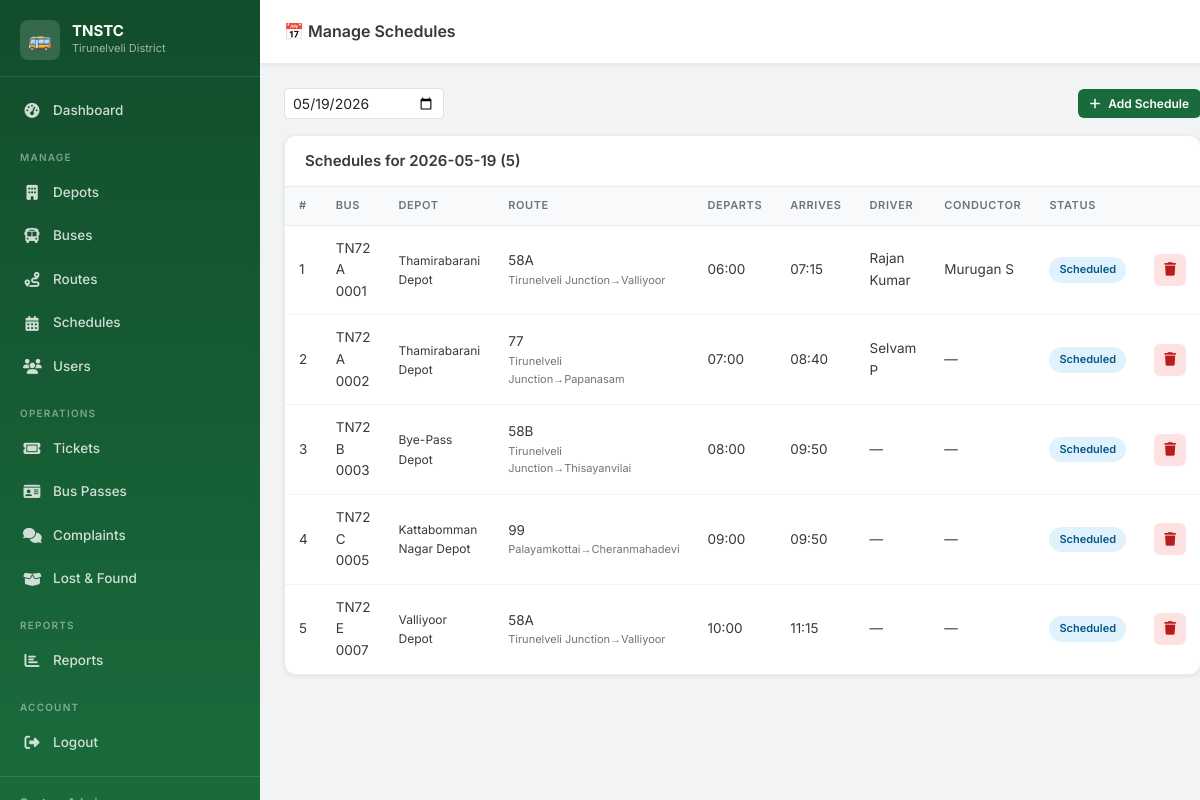
/admin/manage_schedules.php?date=2026-05-19 (signed in), run on the app's committed database.
### tables this page shows
CREATE TABLE IF NOT EXISTS `schedules` (
  `schedule_id`    INT AUTO_INCREMENT PRIMARY KEY,
  `bus_id`         INT  NOT NULL,
  `route_id`       INT  NOT NULL,
  `driver_id`      INT  DEFAULT NULL,
  `conductor_id`   INT  DEFAULT NULL,
  `departure_time` TIME NOT NULL,
  `arrival_time`   TIME NOT NULL,
  `travel_date`    DATE NOT NULL,
  `status`         ENUM('scheduled','in_progress','completed','cancelled','delayed') NOT NULL DEFAULT 'scheduled',
  `delay_reason`   VARCHAR(255) DEFAULT NULL,
  `delay_minutes`  INT DEFAULT 0,
  FOREIGN KEY (`bus_id`)       REFERENCES `buses`(`bus_id`) ON DELETE CASCADE,
  FOREIGN KEY (`route_id`)     REFERENCES `routes`(`route_id`) ON DELETE CASCADE,
  FOREIGN KEY (`driver_id`)    REFERENCES `drivers`(`driver_id`) ON DELETE SET NULL,
  FOREIGN KEY (`conductor_id`) REFERENCES `conductors`(`conductor_id`) ON DELETE SET NULL
);

CREATE TABLE IF NOT EXISTS `buses` (
  `bus_id`       INT AUTO_INCREMENT PRIMARY KEY,
  `bus_number`   VARCHAR(20)  NOT NULL UNIQUE,
  `depot_id`     INT          NOT NULL,
  `bus_type`     ENUM('ordinary','express','super_express','ac','mini') NOT NULL DEFAULT 'ordinary',
  `total_seats`  INT          NOT NULL DEFAULT 40,
  `status`       ENUM('active','maintenance','inactive') NOT NULL DEFAULT 'active',
  FOREIGN KEY (`depot_id`) REFERENCES `depots`(`depot_id`) ON DELETE CASCADE
);

CREATE TABLE IF NOT EXISTS `depots` (
  `depot_id`   INT AUTO_INCREMENT PRIMARY KEY,
  `depot_name` VARCHAR(120) NOT NULL,
  `location`   VARCHAR(200) NOT NULL,
  `district`   VARCHAR(80)  NOT NULL DEFAULT 'Tirunelveli',
  `manager_id` INT          DEFAULT NULL,
  `latitude`   DECIMAL(10,7) DEFAULT NULL,
  `longitude`  DECIMAL(10,7) DEFAULT NULL
);

CREATE TABLE IF NOT EXISTS `routes` (
  `route_id`       INT AUTO_INCREMENT PRIMARY KEY,
  `route_number`   VARCHAR(20)  NOT NULL,
  `source`         VARCHAR(120) NOT NULL,
  `destination`    VARCHAR(120) NOT NULL,
  `distance`       DECIMAL(8,2) NOT NULL COMMENT 'in km',
  `estimated_time` INT          NOT NULL COMMENT 'in minutes'
);

CREATE TABLE IF NOT EXISTS `users` (
  `user_id`    INT AUTO_INCREMENT PRIMARY KEY,
  `name`       VARCHAR(120) NOT NULL,
  `email`      VARCHAR(180) NOT NULL UNIQUE,
  `phone`      VARCHAR(15)  NOT NULL,
  `password`   VARCHAR(255) NOT NULL,
  `role`       ENUM('passenger','driver','conductor','depot_manager','minister','admin') NOT NULL DEFAULT 'passenger',
  `status`     ENUM('active','inactive','pending') NOT NULL DEFAULT 'pending',
  `otp`        VARCHAR(10)  DEFAULT NULL,
  `otp_expiry` DATETIME     DEFAULT NULL,
  `created_at` DATETIME     NOT NULL DEFAULT CURRENT_TIMESTAMP
);

### admin/manage_schedules.php (the view, shortened to what this page needs)
<?php
requireLogin('admin'); $db=getDB(); $flash=getFlash();
$date=$_GET['date']??date('Y-m-d');
$schedules=$db->query("SELECT s.*,b.bus_number,r.route_number,r.source,r.destination,d.depot_name,u1.name driver_name,u2.name conductor_name FROM schedules s JOIN buses b ON b.bus_id=s.bus_id JOIN routes r ON r.route_id=s.route_id JOIN depots d ON d.depot_id=b.depot_id LEFT JOIN drivers dr ON dr.driver_id=s.driver_id LEFT JOIN users u1 ON u1.user_id=dr.user_id LEFT JOIN conductors co ON co.conductor_id=s.conductor_id LEFT JOIN users u2 ON u2.user_id=co.user_id WHERE s.travel_date='$date' ORDER BY s.departure_time")->fetchAll();
$pageTitle='Manage Schedules'; include __DIR__.'/../includes/header.php';
?>
<div class="app-layout"><?php include __DIR__.'/../includes/sidebar_admin.php'; ?>
<div class="main-content">
  <div class="topbar"><button class="sidebar-toggle" id="sidebarToggle"><i class="fa fa-bars"></i></button><div class="topbar-title">📅 Manage Schedules</div></div>
  <div class="page-content">
    <div class="d-flex gap-3 mb-3 align-items-center flex-wrap">
      <form class="d-flex gap-2"><input type="date" name="date" value="<?=htmlspecialchars($date)?>" class="form-control form-control-sm" onchange="this.form.submit()" style="width:160px"></form>
      <button class="btn-primary-custom btn-sm-custom ms-auto" data-bs-toggle="modal" data-bs-target="#addModal"><i class="fa fa-plus"></i> Add Schedule</button>
    </div>
    <div class="table-card">
      <div class="table-header"><h5>Schedules for <?=htmlspecialchars($date)?> (<?=count($schedules)?>)</h5></div>
      <div class="table-responsive"><table class="data-table">
        <thead><tr><th>#</th><th>Bus</th><th>Depot</th><th>Route</th><th>Departs</th><th>Arrives</th><th>Driver</th><th>Conductor</th><th>Status</th><th></th></tr></thead>
        <tbody>
          <?php foreach($schedules as $s): ?>
          <tr>
            <td><?=$s['schedule_id']?></td>
            <td><?=htmlspecialchars($s['bus_number'])?></td>
            <td style="font-size:12px"><?=htmlspecialchars($s['depot_name'])?></td>
            <td><?=htmlspecialchars($s['route_number'])?><div style="font-size:11px;color:#6c757d"><?=htmlspecialchars($s['source'].'→'.$s['destination'])?></div></td>
            <td><?=substr($s['departure_time'],0,5)?></td>
            <td><?=substr($s['arrival_time'],0,5)?></td>
            <td><?=htmlspecialchars($s['driver_name']??'—')?></td>
            <td><?=htmlspecialchars($s['conductor_name']??'—')?></td>
            <td><span class="badge-custom badge-<?=$s['status']==='scheduled'?'info':($s['status']==='in_progress'?'success':($s['status']==='completed'?'secondary':'warning'))?>"><?=ucfirst($s['status'])?></span></td>
            <td><form method="POST" style="display:inline" onsubmit="return confirm('Delete?')"><button type="submit" class="btn-icon delete"><i class="fa fa-trash"></i></button></form></td>
          </tr>
          <?php endforeach; ?>
        </tbody>
      </table></div>
    </div>
  </div>
</div></div>
<?php include __DIR__.'/../includes/footer.php'; ?>

### assets/css/tnstc.css (style rules this page uses)
:root { --primary: #1a6b3c; --primary-dark: #124d2b; --primary-light: #e8f5ee; --accent: #0d6efd; --accent-dark: #0a58ca; --danger: #dc3545; --warning: #ffc107; --success: #198754; --info: #0dcaf0; --white: #ffffff; --gray-50: #f8f9fa; --gray-100: #f1f3f5; --gray-200: #e9ecef; --gray-400: #ced4da; --gray-600: #6c757d; --gray-800: #343a40; --dark: #1a1d23; --sidebar-w: 260px; --topbar-h: 64px; --radius: 12px; --radius-sm: 8px; --shadow-sm: 0 1px 4px rgba(0,0,0,.08); --shadow: 0 4px 20px rgba(0,0,0,.10); --shadow-lg: 0 8px 40px rgba(0,0,0,.14); --transition: .2s ease; }
*, *::before, *::after { box-sizing: border-box; margin: 0; padding: 0; }
html { scroll-behavior: smooth; }
body { font-family: 'Inter', sans-serif; font-size: 14px; color: var(--gray-800); background: var(--gray-100); line-height: 1.6; }
.app-layout { display: flex; min-height: 100vh; }
.main-content { margin-left: var(--sidebar-w); flex: 1; display: flex; flex-direction: column; min-height: 100vh; transition: margin var(--transition); }
.topbar { height: var(--topbar-h); background: var(--white); border-bottom: 1px solid var(--gray-200); display: flex; align-items: center; padding: 0 24px; gap: 16px; position: sticky; top: 0; z-index: 900; box-shadow: var(--shadow-sm); }
.topbar-title { font-size: 16px; font-weight: 600; flex: 1; }
.page-content { padding: 24px; flex: 1; }
.table-card { background: var(--white); border-radius: var(--radius); box-shadow: var(--shadow-sm); border: 1px solid var(--gray-200); overflow: hidden; }
.table-header { padding: 16px 20px; border-bottom: 1px solid var(--gray-200); display: flex; align-items: center; justify-content: space-between; gap: 12px; }
.table-header h5 { font-size: 15px; font-weight: 600; margin: 0; }
.table-responsive { overflow-x: auto; }
.data-table { width: 100%; border-collapse: collapse; }
.data-table thead th { background: var(--gray-50); padding: 10px 14px; text-align: left; font-size: 11px; font-weight: 600; letter-spacing: .6px; text-transform: uppercase; color: var(--gray-600); border-bottom: 1px solid var(--gray-200); white-space: nowrap; }
.data-table tbody td { padding: 12px 14px; border-bottom: 1px solid var(--gray-100); font-size: 13.5px; vertical-align: middle; }
.data-table tbody tr:last-child td { border-bottom: none; }
.badge-custom { display: inline-flex; align-items: center; gap: 4px; padding: 4px 10px; border-radius: 20px; font-size: 11px; font-weight: 600; }
.badge-info { background: #e0f2fe; color: #075985; }
.btn-primary-custom { background: var(--primary); color: var(--white); border: none; padding: 10px 20px; border-radius: var(--radius-sm); font-size: 13.5px; font-weight: 600; cursor: pointer; display: inline-flex; align-items: center; gap: 8px; transition: background var(--transition), transform var(--transition); }
.btn-sm-custom { padding: 5px 12px; font-size: 12px; border-radius: 6px; }
.btn-icon { width: 32px; height: 32px; border-radius: 6px; border: none; display: inline-flex; align-items: center; justify-content: center; cursor: pointer; transition: all var(--transition); }
.btn-icon.delete { background: #fee2e2; color: #b91c1c; }
.gap-2 { gap: 8px; }
.gap-3 { gap: 12px; }

### data on the page
schedules: schedule_id "1", bus.bus_number "TN72 A 0001", depots.depot_name "Thamirabarani Depot", route.route_number "58A", route.destination "Tirunelveli Junction→Valliyoor", departure_time "06:00", arrival_time "07:15", users.name "Rajan Kumar", users.name "Murugan S", status "Scheduled"
schedules: schedule_id "2", bus.bus_number "TN72 A 0002", depots.depot_name "Thamirabarani Depot", route.route_number "77", route.destination "Tirunelveli Junction→Papanasam", departure_time "07:00", arrival_time "08:40", users.name "Selvam P", conductor_name "—", status "Scheduled"
schedules: schedule_id "3", bus.bus_number "TN72 B 0003", depots.depot_name "Bye-Pass Depot", route.route_number "58B", route.destination "Tirunelveli Junction→Thisayanvilai", departure_time "08:00", arrival_time "09:50", driver_name "—", conductor_name "—", status "Scheduled"
schedules: schedule_id "4", bus.bus_number "TN72 C 0005", depots.depot_name "Kattabomman Nagar Depot", route.route_number "99", route.destination "Palayamkottai→Cheranmahadevi", departure_time "09:00", arrival_time "09:50", driver_name "—", conductor_name "—", status "Scheduled"
schedules: schedule_id "5", bus.bus_number "TN72 E 0007", depots.depot_name "Valliyoor Depot", route.route_number "58A", route.destination "Tirunelveli Junction→Valliyoor", departure_time "10:00", arrival_time "11:15", driver_name "—", conductor_name "—", status "Scheduled"

### other printed values
$item['label'] "Dashboard"
$item "MANAGE"
$item['label'] "Depots"
$item['label'] "Buses"
$item['label'] "Routes"
$item['label'] "Schedules"
$item['label'] "Users"
$item "OPERATIONS"
$item['label'] "Tickets"
$item['label'] "Bus Passes"
$item['label'] "Complaints"
$item['label'] "Lost & Found"
$item "REPORTS"
$item['label'] "Reports"
count($schedules) "5"
